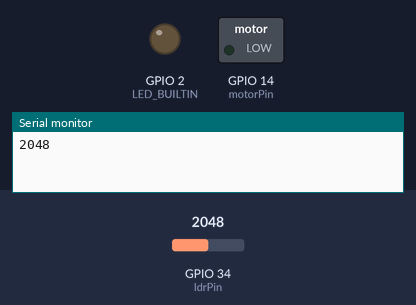
The program below on a simulated ESP32. Parts: switched loads named in the program (green lamp = pin HIGH), output pins drawn as LEDs (lit = HIGH), the last lines printed to the serial monitor. The inputs (shaded band) are chosen by the test bench; at power-on: GPIO 34 (ldrPin) = 2048.

Above: at 0.1 s.
At 1.1 s:
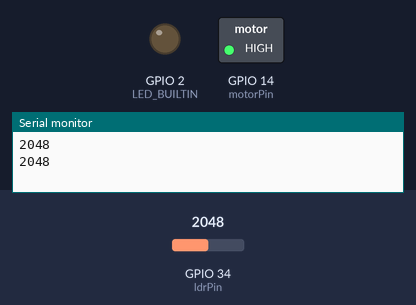
Timing chart, 0 to 2.6 s (numbered marks = the images above):
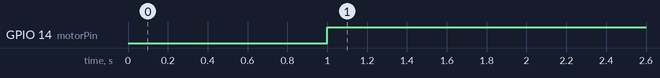

Measured:
- by itself, GPIO 14 (motorPin): LOW → HIGH at 1.0 s

The program:

main.cpp
```cpp
#include <Arduino.h>
#define LED_BUILTIN 2

int ldrPin = 34; // LDR is connected to analog pin 34
int motorPin = 14; // DC motor is connected to digital pin 26

void setup() {
  Serial.begin(9600); // Initialize serial communication
  pinMode(ldrPin, INPUT); // Set LDR pin as input
  pinMode(motorPin, OUTPUT); // Set motor pin as output
  pinMode(LED_BUILTIN, OUTPUT); // Set motor pin as output
}

void loop() {
  int ldrValue = analogRead(ldrPin); // Read LDR value
  Serial.println(ldrValue); // Print LDR value to serial monitor
  delay(1000);
  if (ldrValue <= 500){
    analogWrite(motorPin, 0); // Turn motor on
    delay(10000); // Wait for 1 second
    analogWrite(motorPin, 255);
    //delay(1000);
  }
  else {
    analogWrite(motorPin, 255);
  }
  if (ldrValue <= 500){
    digitalWrite(LED_BUILTIN, HIGH);
    delay(3000);
  }
  else {
    digitalWrite(LED_BUILTIN, LOW);
  }
}
```
